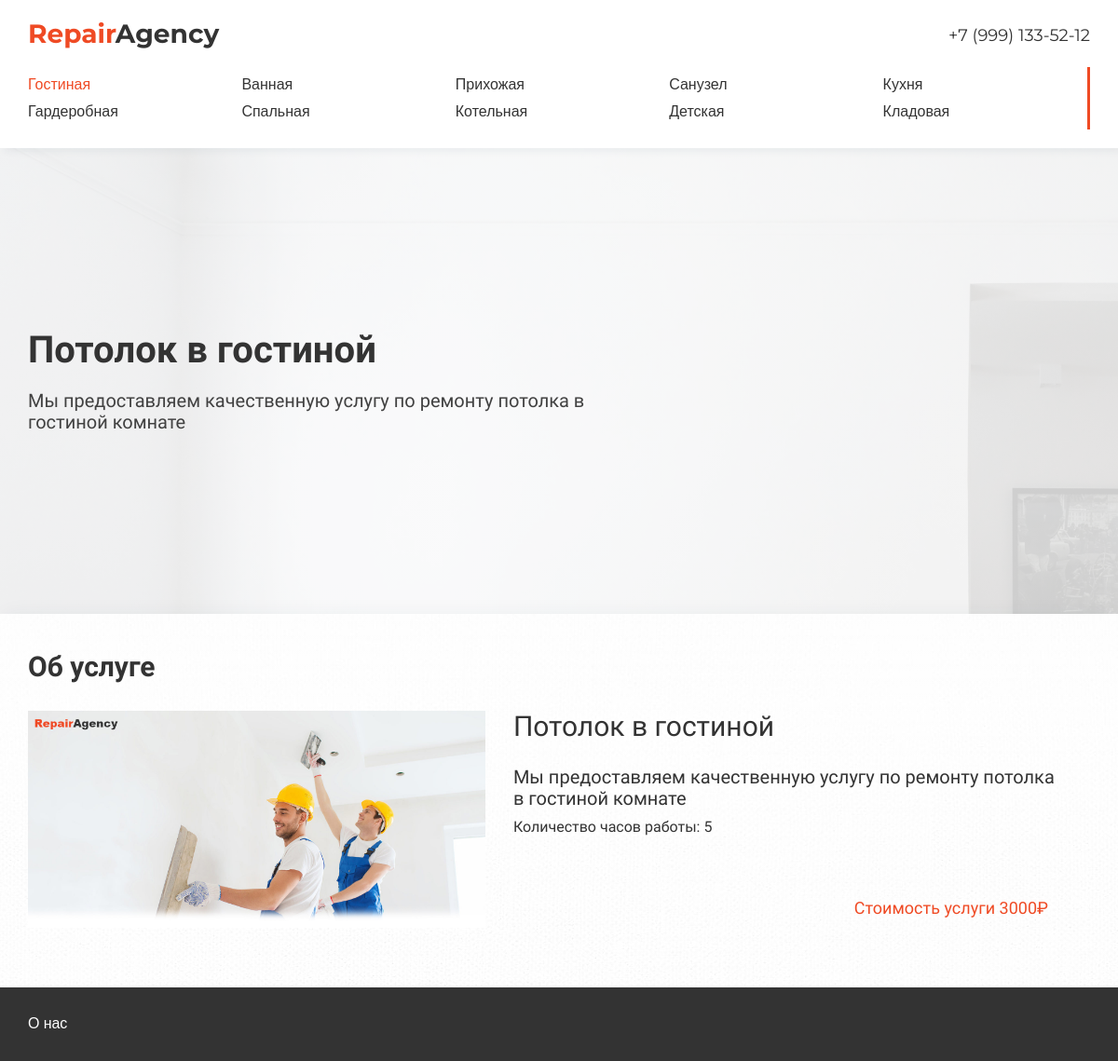
The app's page /potolok-v-gostinoy/potolok-v-gostinoy/ with its own data.
### repair/models.py (models this page shows, shortened)
class Category(models.Model):
    name = models.CharField(max_length=100, db_index=True, verbose_name="Название")
    slug = models.SlugField(max_length=255, unique=True, db_index=True, verbose_name="URL")
    descr = models.TextField(blank=True, verbose_name="Описание")
    img = models.ImageField(upload_to="photos/caregories", verbose_name="Фото")
    brigade = models.ForeignKey('Brigade', on_delete=models.PROTECT, verbose_name="Бригада")
    def get_absolute_url(self):
        return reverse('category', kwargs={'cat_slug': self.slug})
    class Meta:
        verbose_name = 'Категория'
        verbose_name_plural = 'Категории'
        ordering = ['id']

class Service(models.Model):
    name = models.CharField(max_length=100, db_index=True, verbose_name="Название")
    slug = models.SlugField(max_length=255, unique=True, db_index=True, verbose_name="URL")
    descr = models.TextField(blank=True, verbose_name="Описание")
    img = models.ImageField(upload_to="photos/services/", verbose_name="Фото")
    hours = models.IntegerField(verbose_name="Часы Работы")
    price = models.IntegerField(verbose_name="Цена")
    category = models.ForeignKey('Category', on_delete=models.PROTECT, verbose_name="Категория")
    class Meta:
        verbose_name = 'Услуга'
        verbose_name_plural = 'Услуга'
        ordering = ['id']

### repair/views.py (the view)
# urls.py: path('<slug:cat_slug>/<slug:serv_slug>/', show_service, name='service'),
def show_service(request, serv_slug, *args, **kwargs):
    categories = Category.objects.all()
    services = Service.objects.all()
    service = services.filter(slug = serv_slug).last()
    service_title = service.name
    service_descr = service.descr
    service_time = service.hours
    service_price = service.price
    service_img = service.img
    category_title = service.category.name
    return render(request, 'repair/service.html', {
        'categories': categories,
        'category_title': category_title,
        'title': service_title,
        'descr': service_descr,
        'time': service_time,
        'price': service_price,
        'service_img': service_img,
    })

### repair/templates/repair/service.html
{% extends 'repair/base.html' %}
{% block promo_content %}
    <div class="promo__content">
        <h1 class="title">{{ title }}</h1>
        <p class="subtitle">{{ descr }}</p>
    </div>
{% endblock %}
{% block services_section %}
    <section class="service">
        <div class="container categories__container">
            <h2 class="title--md">Об услуге</h2>
            <div class="service__info">
                <div class="service__img-wrap">
                    <img src="{{ service_img.url }}" alt="услуга" class="service__img">
                </div>
                <div class="service__description">
                    <div class="service__info-title">
                        {{ title }}
                    </div>
                    <div class="service__info-description">
                        {{ descr }}
                    </div>
                    <div class="service__info-hours">
                        Количество часов работы: {{ time }}
                    </div>
                    <div class="service__info-price">
                        Стоимость услуги {{ price }}₽
                    </div>
                </div>
            </div>
        </div>
    </section>
{% endblock %}

### repair/templates/repair/base.html (shortened to what this page needs)
{% load static %}
<!DOCTYPE html>
<html lang="ru">
<head>
    <link rel="stylesheet" href="https://cdnjs.cloudflare.com/ajax/libs/normalize/8.0.1/normalize.min.css">
    <link type="text/css" href="{% static 'repair/css/main.css' %}" rel="stylesheet" />
</head>
<body>
    <header class="header">
        <div class="container header__container">
            <div class="header__top">
                <a href="{% url 'home' %}">
                    <div class="header__name">
                        <span>Repair</span>Agency
                    </div>
                </a>
                <a href="tel:+79991335212" class="header__number">
                    +7 (999) 133-52-12
                </a>
            </div>
            <div class="header__bottom">
                <nav class="header__nav">
                    <ul class="header__list">
                        {% for cat in categories %}
                            {% if cat.name == category_title %}
                            <li class="header__list-item">
                                <a class="header__list-link header__list-link--active" href="{{ cat.get_absolute_url }}">
                                    {{cat.name}}
                                </a>
                            </li>
                            {% else %}
                            <li class="header__list-item">
                                <a class="header__list-link" href="{{ cat.get_absolute_url }}">
                                    {{cat.name}}
                                </a>
                            </li>
                            {% endif %}
                        {% endfor %}
                    </ul>
                </nav>
            </div>
        </div>
    </header>
    <main>
        <section class="promo">
            <div class="promo__inner">
                <div class="container promo__container">
                    {% block promo_content %}
                    {% endblock %}
                </div>
            </div>
        </section>
        {% block services_section %}
        {% endblock %}
    </main>
    <footer class="footer">
        <div class="container">
            <div class="footer__about">
                <a class="footer__link" href="{% url 'about' %}">
                    О нас
                </a>
            </div>
        </div>
    </footer>
</body>
</html>

### repair/static/repair/css/main.css (style rules this page uses)
* { margin: 0; padding: 0; }
h1, h2, h3 { margin: 0; }
a { text-decoration: none; }
ul { list-style-type: none; }
.container { margin: 0 auto; }
@media (min-width: 576px) { .container { max-width: 540px; } }
@media (min-width: 768px) { .container { max-width: 720px; } }
@media (min-width: 992px) { .container { max-width: 960px; } }
@media (min-width: 1200px) { .container { max-width: 1140px; } }
.title { font-size: 40px; }
.title--md { font-size: 30px; }
.subtitle { font-size: 20px; color: rgb(65, 65, 65); margin-top: 20px; width: 600px; }
* { box-sizing: border-box; }
html { font-family: "Comfortaa"; color: #333; }
.header { padding: 20px 0; font-family: "Montserrat", sans-serif; box-shadow: 4px 4px 8px 0px rgba(34, 60, 80, 0.05); position: relative; z-index: 9; }
.header__top { display: flex; flex-direction: row; justify-content: space-between; align-items: center; }
.header__name { font-size: 28px; font-weight: 700; color: #333; }
.header__name span { color: #ef4a24; }
.header__number { font-size: 18px; transform: translateY(2px); color: #333; }
.header__bottom { margin-top: 20px; border-right: 3px solid #ef4a24; }
.header__list { padding: 10px 0; display: grid; grid-template-columns: repeat(5, 1fr); gap: 10px; }
.header__list-item { font-size: 16px; }
.header__list-link { color: #333; transition: 0.2s; }
.header__list-link--active { color: #ef4a24; }
.promo__inner { height: 500px; padding: 100px 0; background: linear-gradient(rgba(255, 255, 255, 0.8), rgba(255, 255, 255, 0.8)), url("./../images/bg.webp"); background-repeat: no-repeat; background-size: cover; background-attachment: fixed; }
.promo__container { height: 100%; display: flex; flex-direction: column; justify-content: center; align-items: flex-start; justify-self: flex-start; align-self: flex-start; }
.service { box-shadow: 0px -5px 20px -5px rgba(34, 60, 80, 0.05); padding: 40px 0 60px 0; background: linear-gradient(rgba(255, 255, 255, 0.73), rgba(255, 255, 255, 0.83)), url("./../images/bg1.jpg"); }
.service__info { margin-top: 30px; display: flex; flex-direction: row; position: relative; }
.service__info-title { font-size: 30px; }
.service__info-description { margin-top: 25px; font-size: 20px; }
.service__info-hours { margin-top: 10px; }
.service__info-price { color: #ef4a24; font-size: 18px; flex: 1; align-self: flex-end; display: flex; align-items: flex-end; margin: 15px; }
.service__img { width: 100%; }
.service__img-wrap { height: 100%; flex: 1; }
.service__description { flex-grow: 1; padding: 0 30px; flex: 1.2; display: flex; flex-direction: column; justify-content: flex-start; align-items: flex-start; }
.footer { background: #333; padding: 30px 0; font-family: "Montserrat", sans-serif; }
.footer__link { color: white; transition: 0.2s color; }

### records on screen
Category: name "Гостиная"
Category: name "Ванная"
Category: name "Прихожая"
Category: name "Санузел"
Category: name "Кухня"
Category: name "Гардеробная"
Category: name "Спальная"
Category: name "Котельная"
Category: name "Детская"
Category: name "Кладовая"
Service: name "Потолок в гостиной", descr "Мы предоставляем качественную услугу по ремонту потолка в гостиной комнате"

### other values on screen
{{ time }} "5"
{{ price }} "3000"
